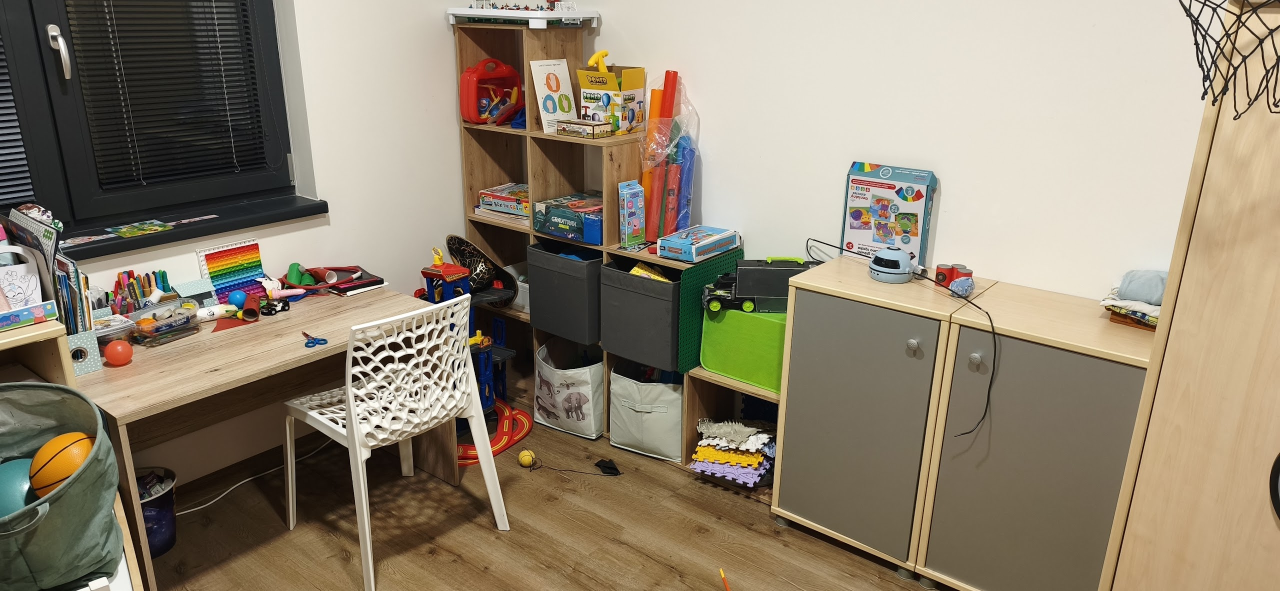
#> input picture realene foto/IMG_20261021_225705.jpg, 2560 x 1182 px, found by its file name (shown at 1/2 size)
$ python analyze_photo_layout.py
#> lines starting #> are read from the running program, lines starting #| are printed output that depends on the picture
from PIL import Image
import os

img_path = r"C:\Users\Vaso\Antigravity\Project blender\realene foto\IMG_20261021_225705.jpg"
img = Image.open(img_path)
#> img is the input picture: PIL image 2560x1182 RGB; mean R, G, B 144.2, 132.7, 113.6
w, h = img.size
#> w = 2560; h = 1182
print(f"Image size: {w}x{h}")
#| Image size: 2560x1182

# Save full resized version for easy reference if needed
img_resized = img.resize((1024, int(1024 * h / w)), Image.Resampling.LANCZOS)
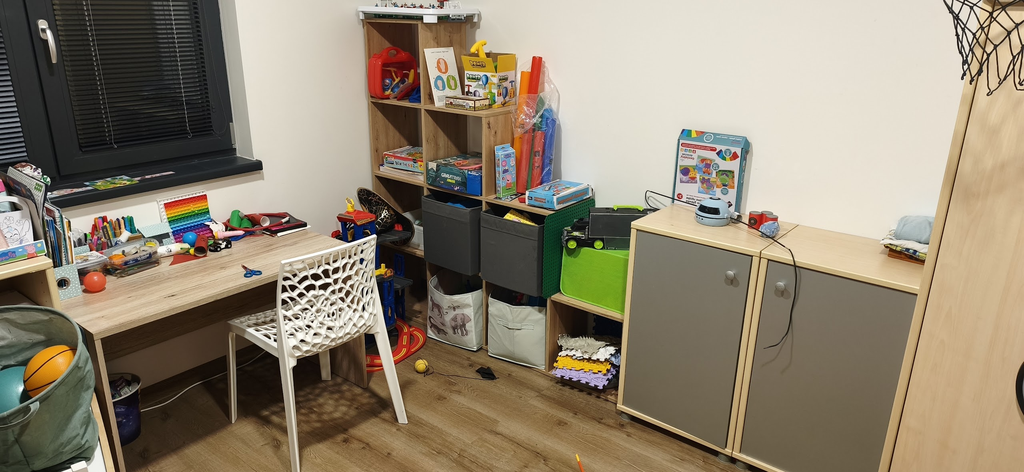
#> img_resized: PIL image 1024x472 RGB; mean R, G, B 144.2, 132.7, 113.6
img_resized.save(r"C:\Users\Vaso\.gemini\antigravity-cli\brain\f3c5abf3-eea0-4d65-81b3-b4401695e1c6\room_106_full_reference.png")
print("Saved room_106_full_reference.png")

$ run again, with realene foto/detail sprcha.jpg copied over realene foto/IMG_20261021_225705.jpg
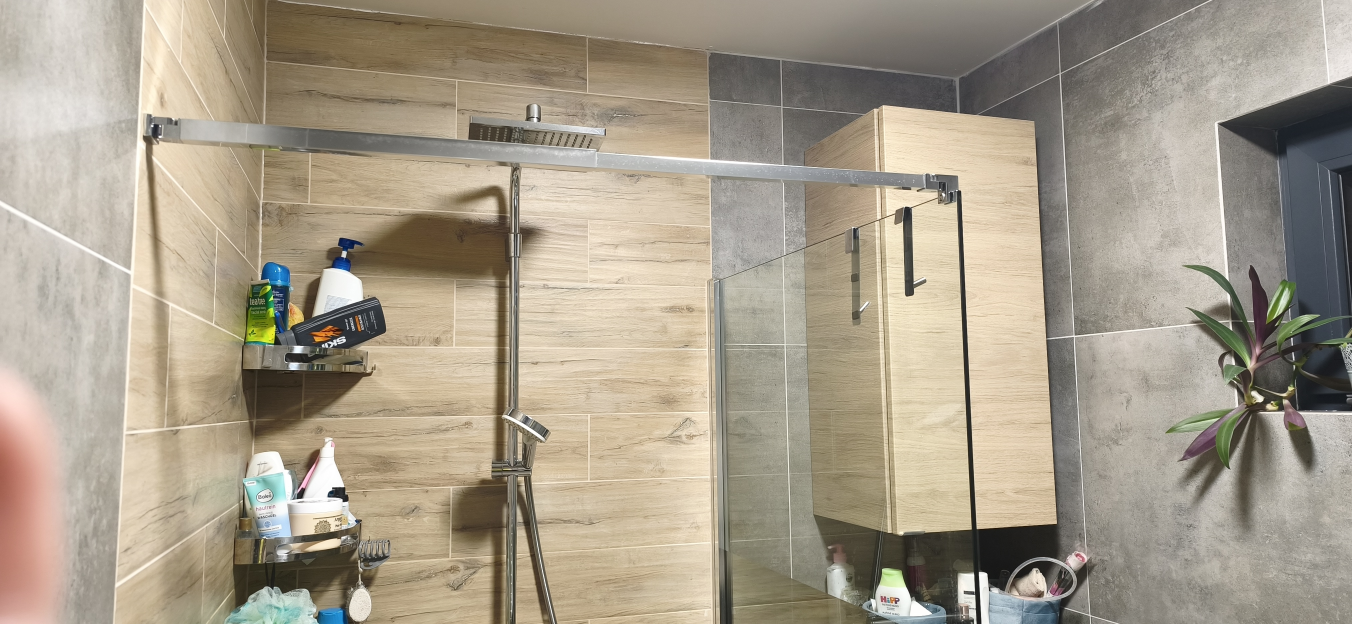
#> input picture realene foto/detail sprcha.jpg, 4056 x 1872 px, found by its file name (shown at 1/3 size)
#> img is the input picture: PIL image 4056x1872 RGB; mean R, G, B 167.1, 157.1, 139.6
#| Image size: 4056x1872
#> `img_resized = img.resize((1024, int(1024 * h / w)), Image.Resampling.L..`:
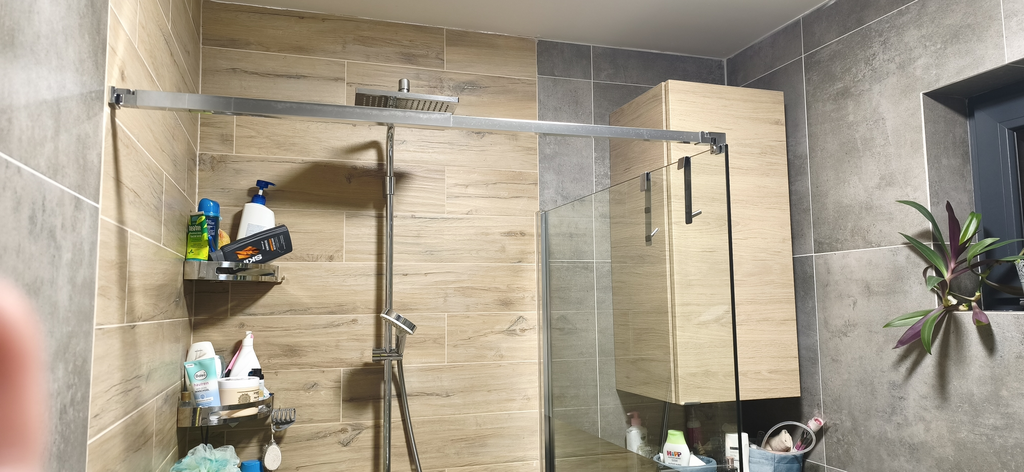
#> img_resized: PIL image 1024x472 RGB; mean R, G, B 167.1, 157.1, 139.6
